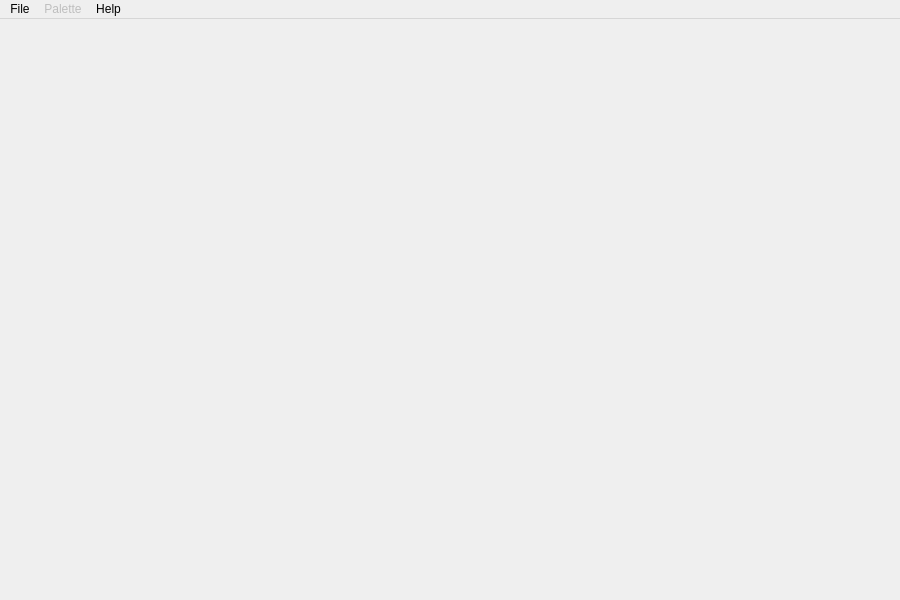
<?xml version="1.0" encoding="UTF-8"?>
<ui version="4.0">
 <class>MainWindow</class>
 <widget class="QMainWindow" name="MainWindow">
  <property name="geometry">
   <rect>
    <x>0</x>
    <y>0</y>
    <width>900</width>
    <height>600</height>
   </rect>
  </property>
  <property name="minimumSize">
   <size>
    <width>600</width>
    <height>400</height>
   </size>
  </property>
  <property name="windowTitle">
   <string>MainWindow</string>
  </property>
  <widget class="QWidget" name="centralWidget">
   <layout class="QHBoxLayout" name="horizontalLayout">
    <property name="spacing">
     <number>4</number>
    </property>
    <property name="leftMargin">
     <number>4</number>
    </property>
    <property name="topMargin">
     <number>4</number>
    </property>
    <property name="rightMargin">
     <number>4</number>
    </property>
    <property name="bottomMargin">
     <number>4</number>
    </property>
    <item>
     <widget class="QFrame" name="mainFrame">
      <property name="frameShape">
       <enum>QFrame::NoFrame</enum>
      </property>
      <property name="frameShadow">
       <enum>QFrame::Raised</enum>
      </property>
      <property name="lineWidth">
       <number>1</number>
      </property>
      <property name="midLineWidth">
       <number>0</number>
      </property>
      <layout class="QVBoxLayout" name="verticalLayout_3">
       <property name="spacing">
        <number>0</number>
       </property>
       <property name="leftMargin">
        <number>4</number>
       </property>
       <property name="topMargin">
        <number>4</number>
       </property>
       <property name="rightMargin">
        <number>4</number>
       </property>
       <property name="bottomMargin">
        <number>4</number>
       </property>
      </layout>
     </widget>
    </item>
    <item alignment="Qt::AlignTop">
     <widget class="QFrame" name="palFrame">
      <property name="sizePolicy">
       <sizepolicy hsizetype="Fixed" vsizetype="Preferred">
        <horstretch>0</horstretch>
        <verstretch>0</verstretch>
       </sizepolicy>
      </property>
      <property name="minimumSize">
       <size>
        <width>0</width>
        <height>0</height>
       </size>
      </property>
      <property name="maximumSize">
       <size>
        <width>16777215</width>
        <height>16777215</height>
       </size>
      </property>
      <property name="frameShape">
       <enum>QFrame::NoFrame</enum>
      </property>
      <property name="frameShadow">
       <enum>QFrame::Raised</enum>
      </property>
      <layout class="QVBoxLayout" name="verticalLayout">
       <property name="spacing">
        <number>0</number>
       </property>
       <property name="leftMargin">
        <number>4</number>
       </property>
       <property name="topMargin">
        <number>4</number>
       </property>
       <property name="rightMargin">
        <number>4</number>
       </property>
       <property name="bottomMargin">
        <number>4</number>
       </property>
      </layout>
     </widget>
    </item>
   </layout>
  </widget>
  <widget class="QMenuBar" name="menuBar">
   <property name="geometry">
    <rect>
     <x>0</x>
     <y>0</y>
     <width>900</width>
     <height>30</height>
    </rect>
   </property>
   <widget class="QMenu" name="menuFile">
    <property name="title">
     <string>File</string>
    </property>
    <addaction name="actionOpen"/>
    <addaction name="actionClose"/>
    <addaction name="actionExport"/>
    <addaction name="separator"/>
    <addaction name="actionQuit"/>
   </widget>
   <widget class="QMenu" name="menuHelp">
    <property name="title">
     <string>Help</string>
    </property>
    <addaction name="actionAbout"/>
    <addaction name="actionAbout_Qt"/>
   </widget>
   <widget class="QMenu" name="menuPalette">
    <property name="enabled">
     <bool>false</bool>
    </property>
    <property name="title">
     <string>Palette</string>
    </property>
    <addaction name="actionLoad_PAL"/>
    <addaction name="actionLoad_Translation_1"/>
    <addaction name="actionLoad_Translation_2"/>
    <addaction name="separator"/>
    <addaction name="actionReset_PAL"/>
    <addaction name="actionReset_Translation_1"/>
    <addaction name="actionReset_Translation_2"/>
   </widget>
   <addaction name="menuFile"/>
   <addaction name="menuPalette"/>
   <addaction name="menuHelp"/>
  </widget>
  <widget class="QStatusBar" name="statusBar">
   <property name="sizeGripEnabled">
    <bool>false</bool>
   </property>
  </widget>
  <action name="actionAbout">
   <property name="text">
    <string>About</string>
   </property>
  </action>
  <action name="actionAbout_Qt">
   <property name="text">
    <string>About Qt</string>
   </property>
  </action>
  <action name="actionQuit">
   <property name="text">
    <string>Quit</string>
   </property>
   <property name="shortcut">
    <string>Ctrl+Q</string>
   </property>
  </action>
  <action name="actionClose">
   <property name="text">
    <string>Close</string>
   </property>
   <property name="shortcut">
    <string>Ctrl+Shift+C</string>
   </property>
  </action>
  <action name="actionLoad_PAL">
   <property name="text">
    <string>Load</string>
   </property>
   <property name="shortcut">
    <string>Ctrl+P</string>
   </property>
  </action>
  <action name="actionOpen">
   <property name="text">
    <string>Open...</string>
   </property>
   <property name="shortcut">
    <string>Ctrl+O</string>
   </property>
  </action>
  <action name="actionLoad_Translation_1">
   <property name="text">
    <string>Load Translation 1</string>
   </property>
   <property name="shortcut">
    <string>Ctrl+T</string>
   </property>
  </action>
  <action name="actionReset_PAL">
   <property name="text">
    <string>Reset</string>
   </property>
   <property name="shortcut">
    <string>Ctrl+Alt+P</string>
   </property>
  </action>
  <action name="actionReset_Translation_1">
   <property name="text">
    <string>Reset Translation 1</string>
   </property>
   <property name="shortcut">
    <string>Ctrl+Alt+T</string>
   </property>
  </action>
  <action name="actionLoad_Translation_2">
   <property name="text">
    <string>Load Translation 2</string>
   </property>
   <property name="shortcut">
    <string>Ctrl+Shift+T</string>
   </property>
  </action>
  <action name="actionReset_Translation_2">
   <property name="text">
    <string>Reset Translation 2</string>
   </property>
   <property name="shortcut">
    <string>Ctrl+Alt+Shift+T</string>
   </property>
  </action>
  <action name="actionExport">
   <property name="enabled">
    <bool>false</bool>
   </property>
   <property name="text">
    <string>Export</string>
   </property>
   <property name="shortcut">
    <string>Ctrl+E</string>
   </property>
  </action>
 </widget>
 <layoutdefault spacing="6" margin="11"/>
 <resources/>
 <connections/>
</ui>
